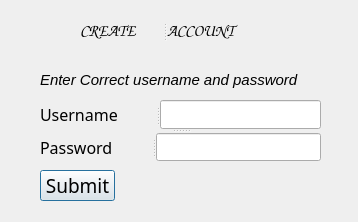
<?xml version="1.0" encoding="UTF-8"?>
<ui version="4.0">
 <class>Dialog</class>
 <widget class="QDialog" name="Dialog">
  <property name="geometry">
   <rect>
    <x>0</x>
    <y>0</y>
    <width>358</width>
    <height>222</height>
   </rect>
  </property>
  <property name="windowTitle">
   <string>Dialog</string>
  </property>
  <widget class="QLabel" name="label_msg">
   <property name="geometry">
    <rect>
     <x>40</x>
     <y>70</y>
     <width>291</width>
     <height>20</height>
    </rect>
   </property>
   <property name="font">
    <font>
     <family>Arial</family>
     <pointsize>11</pointsize>
     <weight>50</weight>
     <italic>true</italic>
     <bold>false</bold>
    </font>
   </property>
   <property name="text">
    <string>Enter Correct username and password</string>
   </property>
  </widget>
  <widget class="QPushButton" name="pushButton_submit">
   <property name="geometry">
    <rect>
     <x>40</x>
     <y>170</y>
     <width>75</width>
     <height>31</height>
    </rect>
   </property>
   <property name="font">
    <font>
     <family>Mj_Susan</family>
     <pointsize>14</pointsize>
    </font>
   </property>
   <property name="text">
    <string>Submit</string>
   </property>
  </widget>
  <widget class="QSplitter" name="splitter_3">
   <property name="geometry">
    <rect>
     <x>40</x>
     <y>100</y>
     <width>281</width>
     <height>61</height>
    </rect>
   </property>
   <property name="orientation">
    <enum>Qt::Vertical</enum>
   </property>
   <widget class="QSplitter" name="splitter">
    <property name="orientation">
     <enum>Qt::Horizontal</enum>
    </property>
    <widget class="QLabel" name="label_name">
     <property name="font">
      <font>
       <family>Mj_Susan</family>
       <pointsize>12</pointsize>
      </font>
     </property>
     <property name="text">
      <string>Username</string>
     </property>
    </widget>
    <widget class="QLineEdit" name="lineEdit_name"/>
   </widget>
   <widget class="QSplitter" name="splitter_2">
    <property name="orientation">
     <enum>Qt::Horizontal</enum>
    </property>
    <widget class="QLabel" name="label_pass">
     <property name="font">
      <font>
       <family>Mj_Susan</family>
       <pointsize>12</pointsize>
      </font>
     </property>
     <property name="text">
      <string>Password</string>
     </property>
    </widget>
    <widget class="QLineEdit" name="lineEdit_pass"/>
   </widget>
  </widget>
  <widget class="QSplitter" name="splitter_4">
   <property name="geometry">
    <rect>
     <x>80</x>
     <y>10</y>
     <width>191</width>
     <height>41</height>
    </rect>
   </property>
   <property name="orientation">
    <enum>Qt::Horizontal</enum>
   </property>
   <widget class="QLabel" name="label_title_1">
    <property name="font">
     <font>
      <family>IranNastaliq</family>
      <pointsize>12</pointsize>
     </font>
    </property>
    <property name="text">
     <string>CREATE</string>
    </property>
   </widget>
   <widget class="QLabel" name="label_title_2">
    <property name="font">
     <font>
      <family>IranNastaliq</family>
      <pointsize>12</pointsize>
     </font>
    </property>
    <property name="text">
     <string>ACCOUNT</string>
    </property>
   </widget>
  </widget>
 </widget>
 <resources/>
 <connections/>
</ui>
